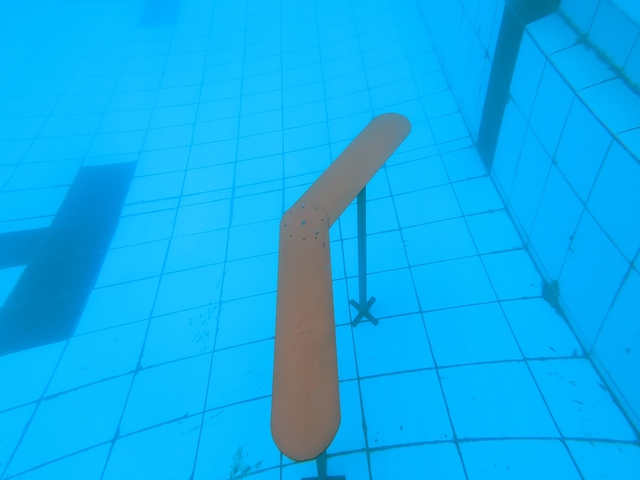
#> input picture ImagesQuery/aRightSmall.jpg, 640 x 480 px
$ python SiftAlgorithm.py
#> lines starting #> are read from the running program, lines starting #| are printed output that depends on the picture
# # Importing the libraries
# import cv2
#
# # Reading the image and converting into B/W
# image = cv2.imread('ImagesQuery/aLeftSmall.jpg')
# gray_image = cv2.cvtColor(image, cv2.COLOR_BGR2GRAY)
#
# # Applying the function
# sift = cv2.xfeatures2d.SIFT_create()
# kp, des = sift.detectAndCompute(gray_image, None)
#
# # Applying the function
# kp_image = cv2.drawKeypoints(image, kp, None, color=(
#     0, 255, 0), flags=cv2.DRAW_MATCHES_FLAGS_DRAW_RICH_KEYPOINTS)
# cv2.imshow('SIFT', kp_image)
# cv2.waitKey()

# -------------------------------------------------------------------------------------------------------------------

import cv2

# sift
sift = cv2.SIFT_create()

# feature matching
bf = cv2.BFMatcher(cv2.NORM_L2, crossCheck=True)

img1 = cv2.imread('ImagesQuery/aRightSmall.jpg')
#> img1 is the input picture: shape (480, 640, 3); mean B, G, R 238.3, 174, 14.4
img2 = cv2.imread('ImagesQuery/angleLeftOnly.png')
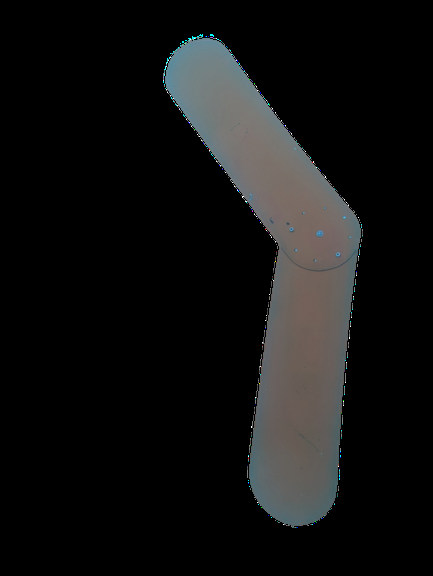
#> input picture ImagesQuery/angleLeftOnly.png, 433 x 576 px
#> img2 is the input picture: shape (576, 433, 3); mean B, G, R 17.7, 17.9, 17.8

img1 = cv2.cvtColor(img1, cv2.COLOR_BGR2GRAY)
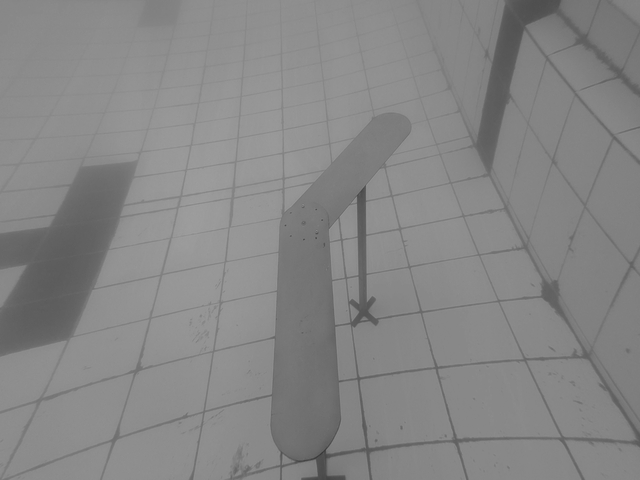
#> img1: shape (480, 640); min 54, max 158, mean 133.6
img2 = cv2.cvtColor(img2, cv2.COLOR_BGR2GRAY)
#> img2: shape (576, 433)

keypoints_1, descriptors_1 = sift.detectAndCompute(img1, None)
#> keypoints_1 = 68 keypoints; strongest (x, y, size): (361, 196, 7.6), (364, 310, 16), (355, 200, 2.6), (322, 458, 10)
keypoints_2, descriptors_2 = sift.detectAndCompute(img2, None)
#> keypoints_2 = 64 keypoints; strongest (x, y, size): (293, 468, 69.6), (209, 36, 2.1), (281, 523, 1.9), (206, 35, 4.3)

matches = bf.match(descriptors_1, descriptors_2)
#> matches = 8 matches
matches = sorted(matches, key=lambda x: x.distance)

img3 = cv2.drawMatches(img1, keypoints_1, img2, keypoints_2, matches[:900], img2, flags=2)
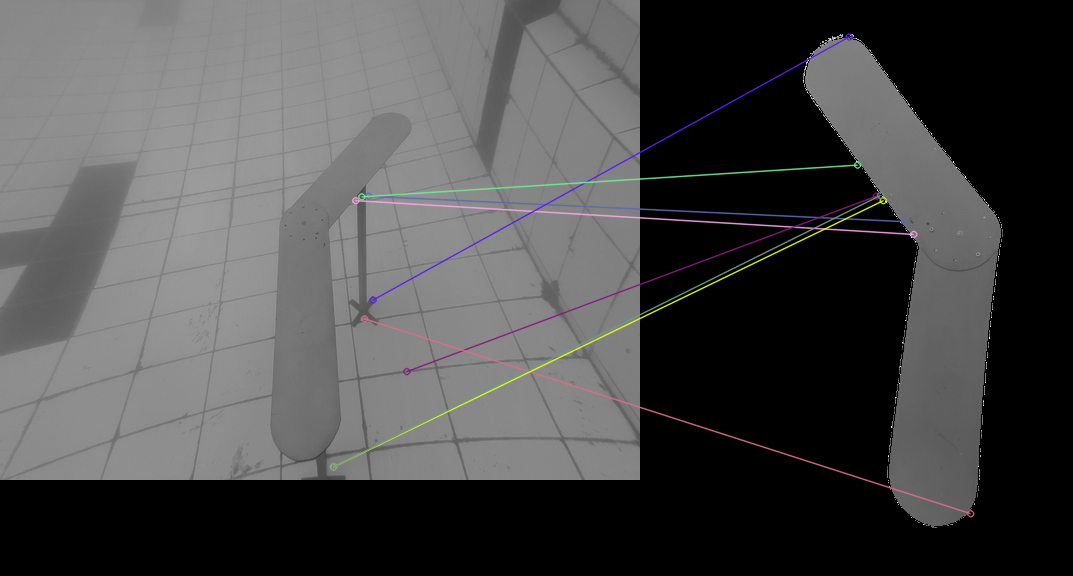
#> img3: shape (576, 1073, 3); mean of channels 0, 1, 2 74.4, 74.2, 74.4; drawn as B, G, R

cv2.imshow('SIFT', img3)

cv2.waitKey(0)
